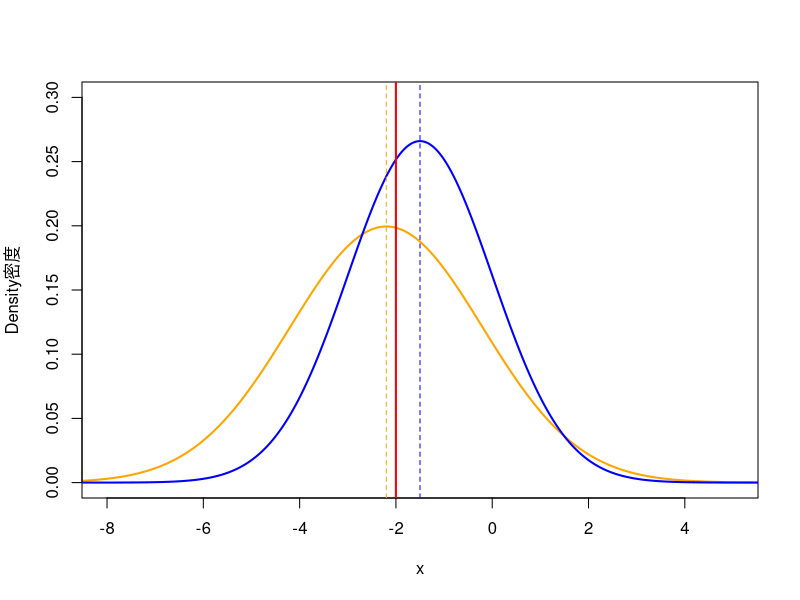
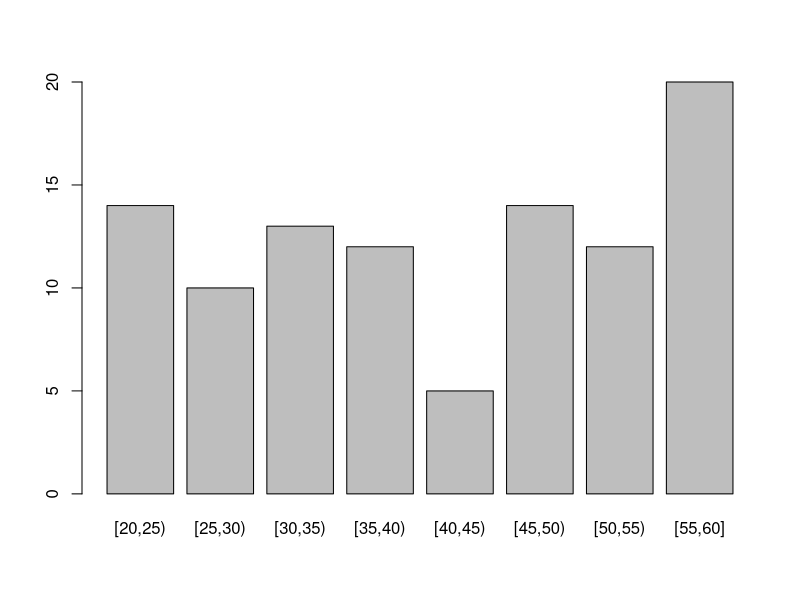

R code for these plots, in order:
## ---- chunk 1
set.seed(233)
x <- seq(-10,15,length.out = 1000)
y1 <-  dnorm(x,-2.2,2)
y2 <-  dnorm(x,-1.5,1.5)
# 画图
plot(x,y1,type='l',col="orange",ylab="Density密度",lwd=2,ylim=c(0,0.3),xlim=c(-8,5))
lines(x,y2,lwd=2,col="blue")
abline(v=-2.2,lty=2,col="orange")
abline(v=-1.5,lty=2,col="blue")
abline(v=-2,lwd=2,col="red")
## ---- chunk 2
#文档用例
x <- c(0:10, 50)
xm <- mean(x)
cat(xm, mean(x, trim = 0.10))
## ---- chunk 3
aa = c(3, 5, 10, 4.5, -1, -3)
bb = c(1,1,1,2,3,3,1,2,4,1,2,4,4,2,3,4,1,2,3,4)
cc = letters[bb]
print(quantile(aa))
print(quantile(aa,probs=c(.99,.5)))
print(order(aa)) #升序排序的位序号
print(sort(aa,decreasing = TRUE)) #降序排序
## ---- chunk 4
t = c(1,1,1,2,3,3,1,2,4,1,2,4,4,2,3,4,1,2,3,4)
print(table(t))
## ---- chunk 5
p<-rpois(10e+6,lambda=7)
system.time({ble = table(p)})
print(ble)
system.time({bulate = tabulate(p)})
print(bulate)
## ---- chunk 6
Age = sample(20:60, 100, replace = T)
cutout <- cut(Age, seq(20, 60, 5), include.lowest = T,right=F)
plot(cutout)
## ---- chunk 7
x <- rnorm(36,mean=680,sd=60)
x
t.test(x,,alternative = "less",mu=700)
